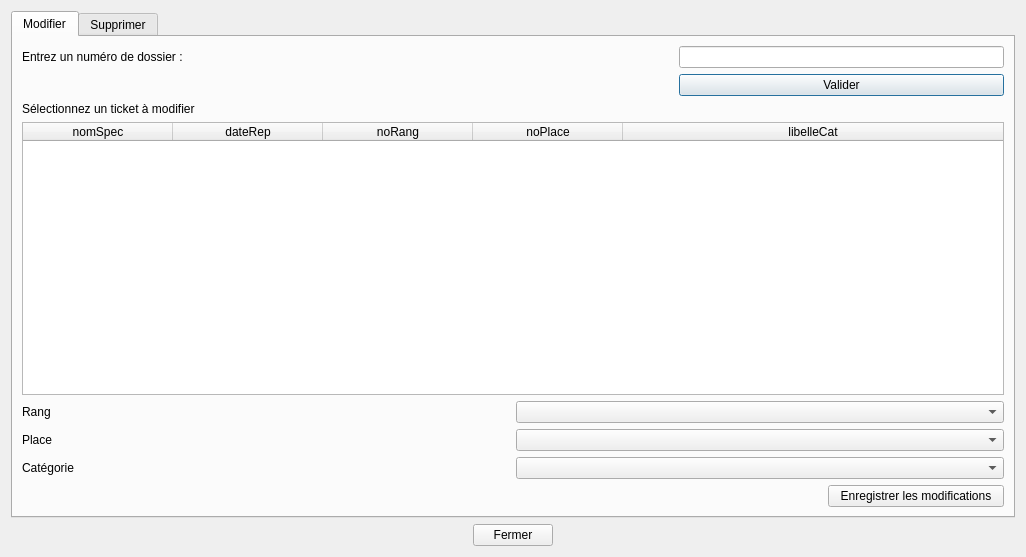
<?xml version="1.0" encoding="UTF-8"?>
<ui version="4.0">
 <class>fct_mod_2</class>
 <widget class="QDialog" name="fct_mod_2">
  <property name="geometry">
   <rect>
    <x>0</x>
    <y>0</y>
    <width>1026</width>
    <height>557</height>
   </rect>
  </property>
  <property name="sizePolicy">
   <sizepolicy hsizetype="Preferred" vsizetype="Preferred">
    <horstretch>0</horstretch>
    <verstretch>0</verstretch>
   </sizepolicy>
  </property>
  <property name="minimumSize">
   <size>
    <width>0</width>
    <height>0</height>
   </size>
  </property>
  <property name="windowTitle">
   <string>BD Théâtre</string>
  </property>
  <layout class="QVBoxLayout" name="verticalLayout">
   <item>
    <widget class="QTabWidget" name="tabWidget">
     <property name="enabled">
      <bool>true</bool>
     </property>
     <property name="focusPolicy">
      <enum>Qt::TabFocus</enum>
     </property>
     <property name="contextMenuPolicy">
      <enum>Qt::DefaultContextMenu</enum>
     </property>
     <property name="acceptDrops">
      <bool>false</bool>
     </property>
     <property name="currentIndex">
      <number>0</number>
     </property>
     <widget class="QWidget" name="tabUpdate">
      <attribute name="title">
       <string>Modifier</string>
      </attribute>
      <layout class="QVBoxLayout" name="verticalLayout_2">
       <item>
        <layout class="QGridLayout" name="gridDossier">
         <item row="1" column="1">
          <spacer name="horizontalSpacer_4">
           <property name="orientation">
            <enum>Qt::Horizontal</enum>
           </property>
           <property name="sizeHint" stdset="0">
            <size>
             <width>40</width>
             <height>20</height>
            </size>
           </property>
          </spacer>
         </item>
         <item row="1" column="2">
          <widget class="QPushButton" name="pushDossier">
           <property name="text">
            <string>Valider</string>
           </property>
          </widget>
         </item>
         <item row="0" column="0">
          <widget class="QLabel" name="label">
           <property name="text">
            <string>Entrez un numéro de dossier :</string>
           </property>
          </widget>
         </item>
         <item row="0" column="2">
          <widget class="QLineEdit" name="lineEdit"/>
         </item>
         <item row="1" column="0">
          <spacer name="horizontalSpacer_3">
           <property name="orientation">
            <enum>Qt::Horizontal</enum>
           </property>
           <property name="sizeHint" stdset="0">
            <size>
             <width>40</width>
             <height>20</height>
            </size>
           </property>
          </spacer>
         </item>
         <item row="2" column="0">
          <widget class="QLabel" name="label_5">
           <property name="text">
            <string>Sélectionnez un ticket à modifier</string>
           </property>
          </widget>
         </item>
        </layout>
       </item>
       <item>
        <widget class="QTableWidget" name="tableWidget">
         <property name="selectionMode">
          <enum>QAbstractItemView::SingleSelection</enum>
         </property>
         <property name="selectionBehavior">
          <enum>QAbstractItemView::SelectRows</enum>
         </property>
         <attribute name="horizontalHeaderDefaultSectionSize">
          <number>150</number>
         </attribute>
         <attribute name="horizontalHeaderStretchLastSection">
          <bool>true</bool>
         </attribute>
         <attribute name="verticalHeaderVisible">
          <bool>false</bool>
         </attribute>
         <column>
          <property name="text">
           <string>nomSpec</string>
          </property>
         </column>
         <column>
          <property name="text">
           <string>dateRep</string>
          </property>
         </column>
         <column>
          <property name="text">
           <string>noRang</string>
          </property>
         </column>
         <column>
          <property name="text">
           <string>noPlace</string>
          </property>
         </column>
         <column>
          <property name="text">
           <string>libelleCat</string>
          </property>
         </column>
        </widget>
       </item>
       <item>
        <layout class="QGridLayout" name="gridLayout">
         <item row="1" column="0">
          <widget class="QLabel" name="label_7">
           <property name="text">
            <string>Place</string>
           </property>
          </widget>
         </item>
         <item row="0" column="0">
          <widget class="QLabel" name="label_6">
           <property name="text">
            <string>Rang</string>
           </property>
          </widget>
         </item>
         <item row="2" column="0">
          <widget class="QLabel" name="label_8">
           <property name="text">
            <string>Catégorie</string>
           </property>
          </widget>
         </item>
         <item row="2" column="1">
          <widget class="QComboBox" name="comboCat"/>
         </item>
         <item row="1" column="1">
          <widget class="QComboBox" name="comboPlace"/>
         </item>
         <item row="0" column="1">
          <widget class="QComboBox" name="comboRang"/>
         </item>
        </layout>
       </item>
       <item>
        <layout class="QGridLayout" name="gridModif">
         <item row="1" column="1">
          <widget class="QPushButton" name="pushModif">
           <property name="text">
            <string>Enregistrer les modifications</string>
           </property>
          </widget>
         </item>
         <item row="1" column="0">
          <widget class="QLabel" name="label_2">
           <property name="minimumSize">
            <size>
             <width>800</width>
             <height>0</height>
            </size>
           </property>
           <property name="font">
            <font>
             <weight>75</weight>
             <italic>true</italic>
             <bold>true</bold>
            </font>
           </property>
           <property name="text">
            <string/>
           </property>
          </widget>
         </item>
        </layout>
       </item>
      </layout>
     </widget>
     <widget class="QWidget" name="tabSupp">
      <attribute name="title">
       <string>Supprimer</string>
      </attribute>
      <layout class="QVBoxLayout" name="verticalLayout_10">
       <item>
        <layout class="QGridLayout" name="gridLayout_3">
         <item row="1" column="0">
          <spacer name="horizontalSpacer_6">
           <property name="orientation">
            <enum>Qt::Horizontal</enum>
           </property>
           <property name="sizeHint" stdset="0">
            <size>
             <width>40</width>
             <height>20</height>
            </size>
           </property>
          </spacer>
         </item>
         <item row="0" column="0">
          <widget class="QLabel" name="label_3">
           <property name="text">
            <string>Entrez un numéro de dossier :</string>
           </property>
          </widget>
         </item>
         <item row="0" column="2">
          <widget class="QLineEdit" name="lineEdit_2"/>
         </item>
         <item row="0" column="1">
          <spacer name="horizontalSpacer_8">
           <property name="orientation">
            <enum>Qt::Horizontal</enum>
           </property>
           <property name="sizeHint" stdset="0">
            <size>
             <width>40</width>
             <height>20</height>
            </size>
           </property>
          </spacer>
         </item>
         <item row="1" column="2">
          <widget class="QPushButton" name="pushButton_4">
           <property name="text">
            <string>Valider</string>
           </property>
          </widget>
         </item>
         <item row="1" column="1">
          <spacer name="horizontalSpacer_7">
           <property name="orientation">
            <enum>Qt::Horizontal</enum>
           </property>
           <property name="sizeHint" stdset="0">
            <size>
             <width>40</width>
             <height>20</height>
            </size>
           </property>
          </spacer>
         </item>
        </layout>
       </item>
       <item>
        <widget class="QTableWidget" name="tableWidget_2">
         <property name="mouseTracking">
          <bool>false</bool>
         </property>
         <property name="selectionMode">
          <enum>QAbstractItemView::SingleSelection</enum>
         </property>
         <property name="selectionBehavior">
          <enum>QAbstractItemView::SelectRows</enum>
         </property>
         <attribute name="horizontalHeaderDefaultSectionSize">
          <number>150</number>
         </attribute>
         <attribute name="horizontalHeaderStretchLastSection">
          <bool>true</bool>
         </attribute>
         <attribute name="verticalHeaderVisible">
          <bool>false</bool>
         </attribute>
         <attribute name="verticalHeaderShowSortIndicator" stdset="0">
          <bool>false</bool>
         </attribute>
         <column>
          <property name="text">
           <string>nomSpec</string>
          </property>
         </column>
         <column>
          <property name="text">
           <string>dateRep</string>
          </property>
         </column>
         <column>
          <property name="text">
           <string>noRang</string>
          </property>
         </column>
         <column>
          <property name="text">
           <string>noPlace</string>
          </property>
         </column>
         <column>
          <property name="text">
           <string>libelleCat</string>
          </property>
         </column>
        </widget>
       </item>
       <item>
        <layout class="QGridLayout" name="gridLayout_6">
         <item row="0" column="1">
          <widget class="QPushButton" name="pushButton_5">
           <property name="contextMenuPolicy">
            <enum>Qt::NoContextMenu</enum>
           </property>
           <property name="text">
            <string>Supprimer ce ticket</string>
           </property>
          </widget>
         </item>
         <item row="0" column="0">
          <widget class="QLabel" name="label_4">
           <property name="minimumSize">
            <size>
             <width>800</width>
             <height>0</height>
            </size>
           </property>
           <property name="font">
            <font>
             <weight>75</weight>
             <italic>true</italic>
             <bold>true</bold>
            </font>
           </property>
           <property name="text">
            <string/>
           </property>
          </widget>
         </item>
        </layout>
       </item>
      </layout>
     </widget>
    </widget>
   </item>
   <item>
    <layout class="QHBoxLayout" name="horizontalLayout">
     <item>
      <spacer name="horizontalSpacer">
       <property name="orientation">
        <enum>Qt::Horizontal</enum>
       </property>
       <property name="sizeHint" stdset="0">
        <size>
         <width>40</width>
         <height>20</height>
        </size>
       </property>
      </spacer>
     </item>
     <item>
      <widget class="QPushButton" name="pushButton">
       <property name="text">
        <string>Fermer</string>
       </property>
      </widget>
     </item>
     <item>
      <spacer name="horizontalSpacer_2">
       <property name="orientation">
        <enum>Qt::Horizontal</enum>
       </property>
       <property name="sizeHint" stdset="0">
        <size>
         <width>40</width>
         <height>20</height>
        </size>
       </property>
      </spacer>
     </item>
    </layout>
   </item>
  </layout>
 </widget>
 <resources/>
 <connections>
  <connection>
   <sender>pushButton</sender>
   <signal>clicked()</signal>
   <receiver>fct_mod_2</receiver>
   <slot>close()</slot>
   <hints>
    <hint type="sourcelabel">
     <x>438</x>
     <y>542</y>
    </hint>
    <hint type="destinationlabel">
     <x>438</x>
     <y>282</y>
    </hint>
   </hints>
  </connection>
  <connection>
   <sender>pushDossier</sender>
   <signal>clicked()</signal>
   <receiver>fct_mod_2</receiver>
   <slot>refreshDossierMod()</slot>
   <hints>
    <hint type="sourcelabel">
     <x>718</x>
     <y>96</y>
    </hint>
    <hint type="destinationlabel">
     <x>438</x>
     <y>282</y>
    </hint>
   </hints>
  </connection>
  <connection>
   <sender>pushButton_4</sender>
   <signal>clicked()</signal>
   <receiver>fct_mod_2</receiver>
   <slot>refreshDossierSupp()</slot>
   <hints>
    <hint type="sourcelabel">
     <x>718</x>
     <y>96</y>
    </hint>
    <hint type="destinationlabel">
     <x>438</x>
     <y>279</y>
    </hint>
   </hints>
  </connection>
  <connection>
   <sender>pushButton_5</sender>
   <signal>clicked()</signal>
   <receiver>fct_mod_2</receiver>
   <slot>SuppTicket()</slot>
   <hints>
    <hint type="sourcelabel">
     <x>915</x>
     <y>489</y>
    </hint>
    <hint type="destinationlabel">
     <x>512</x>
     <y>279</y>
    </hint>
   </hints>
  </connection>
  <connection>
   <sender>tableWidget</sender>
   <signal>cellClicked(int,int)</signal>
   <receiver>fct_mod_2</receiver>
   <slot>refreshModif()</slot>
   <hints>
    <hint type="sourcelabel">
     <x>512</x>
     <y>252</y>
    </hint>
    <hint type="destinationlabel">
     <x>512</x>
     <y>278</y>
    </hint>
   </hints>
  </connection>
  <connection>
   <sender>pushModif</sender>
   <signal>clicked()</signal>
   <receiver>fct_mod_2</receiver>
   <slot>modifTicket()</slot>
   <hints>
    <hint type="sourcelabel">
     <x>915</x>
     <y>487</y>
    </hint>
    <hint type="destinationlabel">
     <x>512</x>
     <y>278</y>
    </hint>
   </hints>
  </connection>
 </connections>
 <slots>
  <slot>refreshDossierSupp()</slot>
  <slot>refreshDossierMod()</slot>
  <slot>SuppTicket()</slot>
  <slot>modifTicket()</slot>
  <slot>refreshModif()</slot>
 </slots>
</ui>
